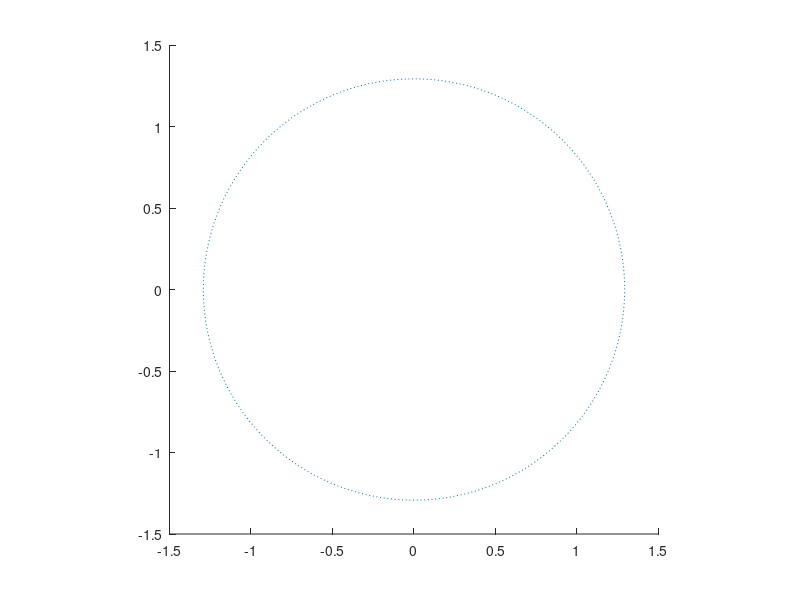

The MATLAB script that drew this image: (Note: this script raises an error after producing the figure.)
hold on
axis('equal',[-1.5,1.5,-1.5,1.5])

angle = linspace(0, 2*pi, 360);
r = 13^(1/10)
x = r*cos(angle);
y = r*sin(angle);
plot(x,y,':')

for i = 0:4
    x0 = r*cos(atan(3/2)/5+(i*2*pi)/5)
    y0 = r*sin(atan(3/2)/5+(i*2*pi)/5)
    plot(x0,y0,'Or',[0,x0],[0,y0])
end